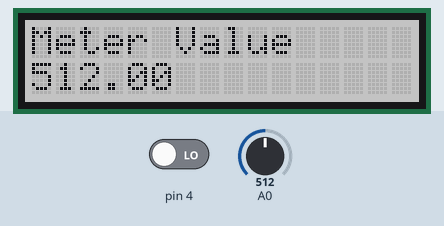
This sketch was run on a simulated Arduino Uno, built with avr-gcc and run on an emulated ATmega328P. On the bench: 16×2 character LCD. The inputs (shaded band) are chosen by the test bench; at power-on: A0 = 512, pin 4 LOW.

Above: at 1.2 s.
1.3 s: A0 set to 390
At 1.8 s:
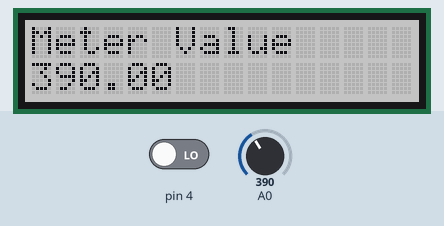
2.8 s: pin 4 driven HIGH
At 3.8 s:
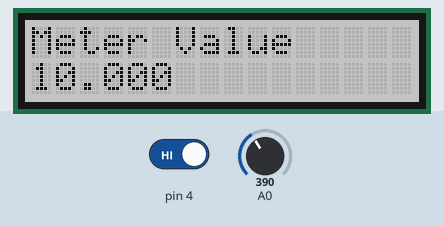
4.4 s: A0 set to 410
At 5.2 s:
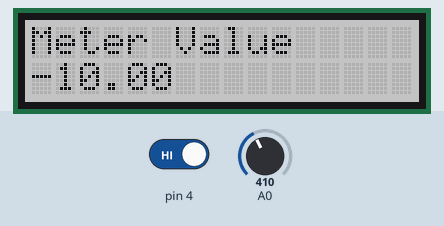
5.9 s: pin 4 driven LOW
At 7.2 s:
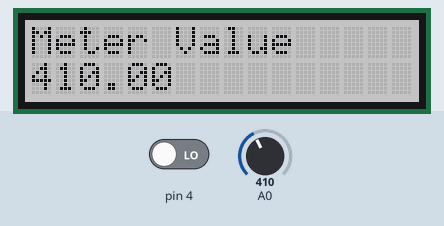
7.5 s: A0 set to 511
At 8.9 s:
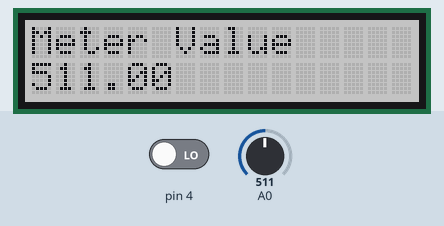
Timing chart, 0 to 10.0 s (numbered marks = the images above; inputs shaded):
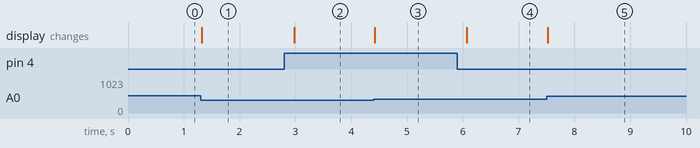

Measured:
- after the input at 1.3 s, the display: changes at once (image 1)
- after the input at 2.8 s, the display: changes after 0.18 s (image 2)
- after the input at 4.4 s, the display: changes at once (image 3)
- after the input at 5.9 s, the display: changes after 0.17 s (image 4)
- after the input at 7.5 s, the display: changes at once (image 5)

The sketch:

LCDScreenWButtons.ino
```cpp
#include"rgb_lcd.h"

rgb_lcd myScreen;
int THRESHOLD = 400;
double value = 0;

int red = 180;
int green = 180;
int blue = 180;

void setup() {
  // Set the LCD screen up. Contains errors, fix them!
  /* Errors between these lines */
  myScreen.begin(20, 5);
  myScreen.setRGB(red, red, red);
  /* -------------------------- */

  myScreen.print("Meter Value");

  // Set pins up for the potentiometer and button respectively
  pinMode(A0, INPUT);
  pinMode(4, INPUT);
}

void loop() {
  // Read in from analog the value of the potentiometer
  value = analogRead(A0);

  // If the button is pressed, run the algorithm from the
  // nightlight program on the previously read in value to
  // see what the nightlight was reading in.
  if(digitalRead(4) == 1) {
    value = THRESHOLD * ( 1 - ( value/THRESHOLD ));
  }

  // Set cursor and print value, then wait .2 seconds
  myScreen.setCursor(0,1);
  myScreen.print(value);

  delay(200);
}
```
